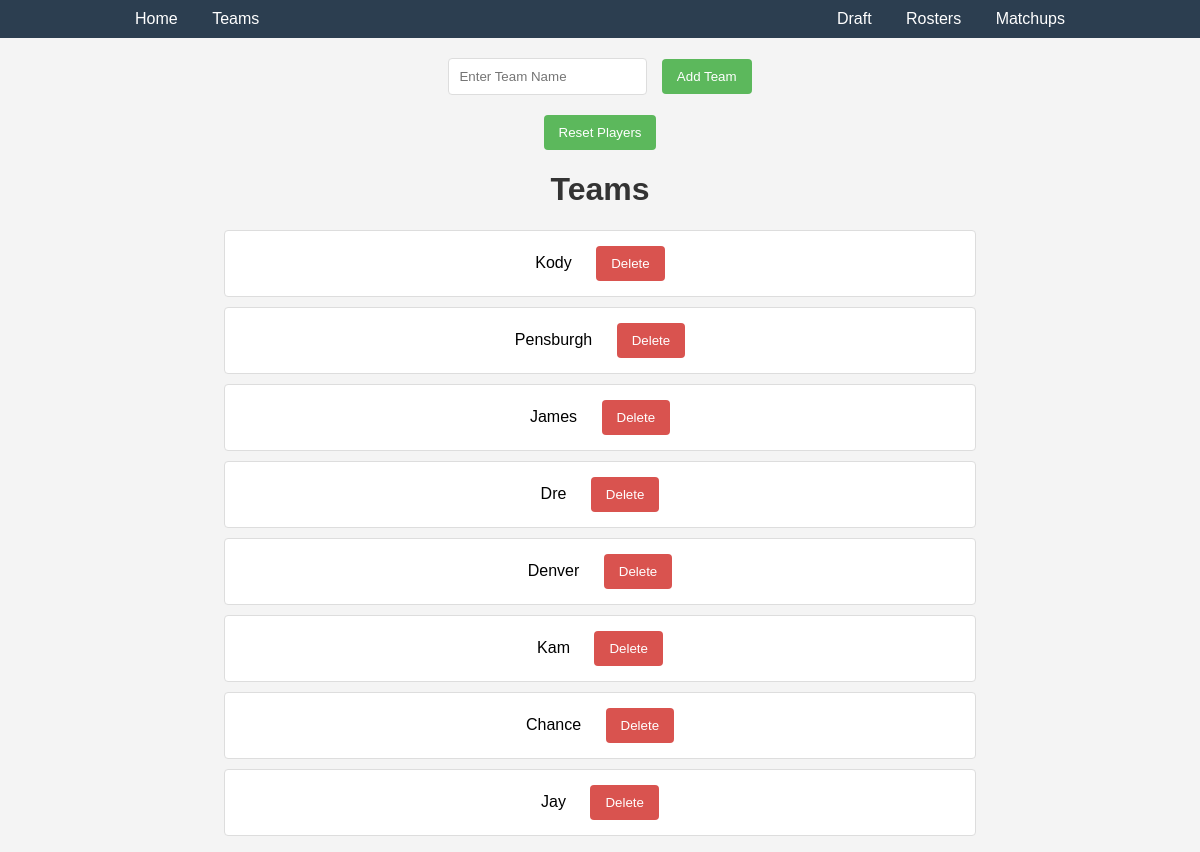
Page /team_create on the committed database.
### teams/models.py (models this page shows, shortened)
class Team(models.Model):
    name = models.CharField(max_length=20) # The teams name
    wins = models.PositiveIntegerField(default=0)
    losses = models.PositiveIntegerField(default=0)
    totalPoints = models.PositiveIntegerField(default=0)

### pages/views.py (the view)
# urls.py: path('team_create', views.teamCreate, name='team_create'),
@require_http_methods(["GET", "POST"])
def teamCreate(request):
    if request.method == 'POST':
        team_name = request.POST.get('team_name')
        if team_name:
            Team.objects.create(name=team_name)
            return redirect('team_create')
    teams = Team.objects.all()
    return render(request, 'team_create.html', {'teams': teams})

### templates/team_create.html (shortened to what this page needs)
<!DOCTYPE html>
<html>
  <head>
    {% load static %}
    <link rel="stylesheet" href="{% static 'pages/team_create.css' %}" />
  </head>
  <body>
    {% include 'header.html' %}
    <form method="post" action="{% url 'team_create' %}">
      <input type="text" name="team_name" placeholder="Enter Team Name" />
      <button type="submit">Add Team</button>
    </form>
    <form method="post" action="{% url 'reset_players' %}" style="margin-top: 20px;">
      <button type="submit">Reset Players</button>
    </form>
    <h1>Teams</h1>
    <ul>
      {% for team in teams %}
        <li>
          {{ team.name }}
          <form method="post" action="{% url 'delete_team' team.id %}" style="display: inline;">
            <button type="submit">Delete</button>
          </form>
        </li> {% empty %}
        <li>No teams have been added yet.</li>
      {% endfor %}
    </ul>
  </body>
</html>

### static/pages/team_create.css (style rules this page uses)
body { font-family: Arial, sans-serif; margin: 0; padding: 0; background-color: #f4f4f4; text-align: center; }
h1 { color: #333; }
form { margin: 20px 0; }
input[type="text"] { padding: 10px; margin-right: 10px; border: 1px solid #ddd; border-radius: 4px; }
button { padding: 10px 15px; background-color: #5cb85c; color: white; border: none; border-radius: 4px; cursor: pointer; }
ul { list-style: none; padding: 0; }
li { background-color: #fff; padding: 15px; margin: 10px auto; width: 60%; border: 1px solid #ddd; border-radius: 4px; }
li button { background-color: #d9534f; margin-left: 20px; }

### rows in the picture
Team: name "Kody"
Team: name "Pensburgh"
Team: name "James"
Team: name "Dre"
Team: name "Denver"
Team: name "Kam"
Team: name "Chance"
Team: name "Jay"
